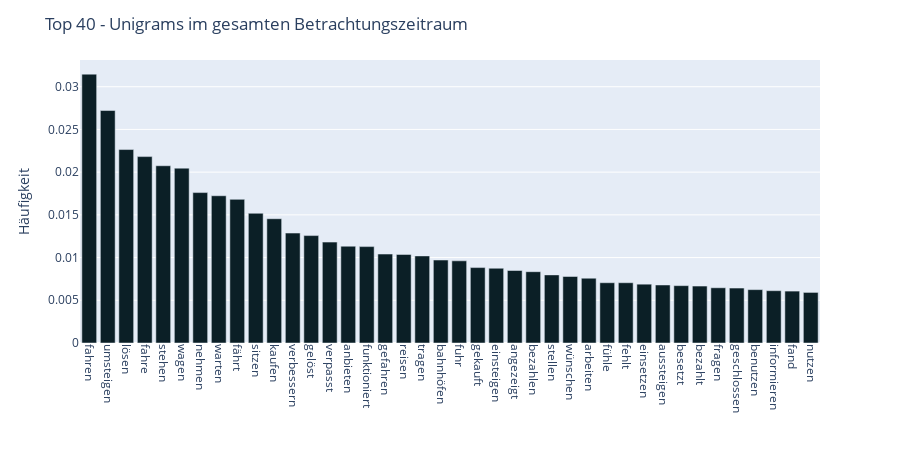

The notebook cell saved with this chart:
### Code cell
import plotly.express as px
import plotly.io as pio

fig = px.bar(unigrams.sort_values('count_relative', ascending=False),
    y='count_relative', 
    x='word',
    opacity = 1,
    color_discrete_sequence =color_discrete_sequence
                 )

fig.update_layout(
    title="Top 40 - Unigrams im gesamten Betrachtungszeitraum",
    xaxis_title='',
    yaxis_title='Häufigkeit',
    xaxis=dict(tickangle=90),
    width=900, 
    height=450,
    legend_title="")

fig.show()

pio.write_image(fig,"../../exports/images/fig-Unigrams-Verbs-"+label_plots+"-barchart.svg") #save fig as svg

### Figure 1 — Plotly figure (JSON) as saved in the notebook; plotly's stock layout.template omitted (floating-point values rounded to 4 significant figures)
{"data": [{"alignmentgroup": "True", "hovertemplate": "word=%{x}<br>count_relative=%{y}<extra></extra>", "legendgroup": "", "marker": {"color": "#0B1F26", "opacity": 1, "pattern": {"shape": ""}}, "name": "", "offsetgroup": "", "orientation": "v", "showlegend": false, "textposition": "auto", "type": "bar", "x": ["fahren", "umsteigen", "lösen", "fahre", "stehen", "wagen", "nehmen", "warten", "fährt", "sitzen", "kaufen", "verbessern", "gelöst", "verpasst", "anbieten", "funktioniert", "gefahren", "reisen", "tragen", "bahnhöfen", "fuhr", "gekauft", "einsteigen", "angezeigt", "bezahlen", "stellen", "wünschen", "arbeiten", "fühle", "fehlt", "einsetzen", "aussteigen", "besetzt", "bezahlt", "fragen", "geschlossen", "benutzen", "informieren", "fand", "nutzen"], "xaxis": "x", "y": [0.03147, 0.02721, 0.02264, 0.02182, 0.02075, 0.02047, 0.01761, 0.01724, 0.01682, 0.01518, 0.01455, 0.01287, 0.01257, 0.01181, 0.01133, 0.01128, 0.01041, 0.01037, 0.0102, 0.009713, 0.00962, 0.008827, 0.00875, 0.008486, 0.008346, 0.007973, 0.007786, 0.007584, 0.007056, 0.007056, 0.006885, 0.006792, 0.006714, 0.006667, 0.006465, 0.006434, 0.006248, 0.006123, 0.006077, 0.005921], "yaxis": "y"}], "layout": {"barmode": "relative", "height": 450, "legend": {"title": {"text": ""}, "tracegroupgap": 0}, "margin": {"t": 60}, "title": {"text": "Top 40 - Unigrams im gesamten Betrachtungszeitraum"}, "width": 900, "xaxis": {"anchor": "y", "domain": [0, 1], "tickangle": 90, "title": {"text": ""}}, "yaxis": {"anchor": "x", "domain": [0, 1], "title": {"text": "Häufigkeit"}}}}
